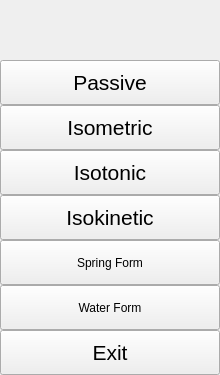
        <widget class="QFrame" name="leftMenuBg">
         <property name="minimumSize">
          <size>
           <width>220</width>
           <height>0</height>
          </size>
         </property>
         <property name="maximumSize">
          <size>
           <width>220</width>
           <height>16777215</height>
          </size>
         </property>
         <property name="frameShape">
          <enum>QFrame::NoFrame</enum>
         </property>
         <property name="frameShadow">
          <enum>QFrame::Raised</enum>
         </property>
         <layout class="QVBoxLayout" name="verticalLayout_3">
          <property name="spacing">
           <number>0</number>
          </property>
          <property name="leftMargin">
           <number>0</number>
          </property>
          <property name="topMargin">
           <number>0</number>
          </property>
          <property name="rightMargin">
           <number>0</number>
          </property>
          <property name="bottomMargin">
           <number>0</number>
          </property>
          <item>
           <widget class="QFrame" name="topLogoInfo">
            <property name="minimumSize">
             <size>
              <width>0</width>
              <height>60</height>
             </size>
            </property>
            <property name="maximumSize">
             <size>
              <width>16777215</width>
              <height>60</height>
             </size>
            </property>
            <property name="frameShape">
             <enum>QFrame::NoFrame</enum>
            </property>
            <property name="frameShadow">
             <enum>QFrame::Raised</enum>
            </property>
            <widget class="QFrame" name="topLogo">
             <property name="geometry">
              <rect>
               <x>10</x>
               <y>5</y>
               <width>210</width>
               <height>60</height>
              </rect>
             </property>
             <property name="minimumSize">
              <size>
               <width>210</width>
               <height>60</height>
              </size>
             </property>
             <property name="maximumSize">
              <size>
               <width>210</width>
               <height>60</height>
              </size>
             </property>
             <property name="frameShape">
              <enum>QFrame::NoFrame</enum>
             </property>
             <property name="frameShadow">
              <enum>QFrame::Raised</enum>
             </property>
            </widget>
           </widget>
          </item>
          <item>
           <widget class="QFrame" name="leftMenuFrame">
            <property name="frameShape">
             <enum>QFrame::NoFrame</enum>
            </property>
            <property name="frameShadow">
             <enum>QFrame::Raised</enum>
            </property>
            <layout class="QVBoxLayout" name="verticalMenuLayout">
             <property name="spacing">
              <number>0</number>
             </property>
             <property name="leftMargin">
              <number>0</number>
             </property>
             <property name="topMargin">
              <number>0</number>
             </property>
             <property name="rightMargin">
              <number>0</number>
             </property>
             <property name="bottomMargin">
              <number>0</number>
             </property>
             <item alignment="Qt::AlignTop">
              <widget class="QFrame" name="topMenu">
               <property name="frameShape">
                <enum>QFrame::NoFrame</enum>
               </property>
               <property name="frameShadow">
                <enum>QFrame::Raised</enum>
               </property>
               <layout class="QVBoxLayout" name="verticalLayout_8">
                <property name="spacing">
                 <number>0</number>
                </property>
                <property name="leftMargin">
                 <number>0</number>
                </property>
                <property name="topMargin">
                 <number>0</number>
                </property>
                <property name="rightMargin">
                 <number>0</number>
                </property>
                <property name="bottomMargin">
                 <number>0</number>
                </property>
                <item>
                 <widget class="QPushButton" name="btn_Passive">
                  <property name="sizePolicy">
                   <sizepolicy hsizetype="Expanding" vsizetype="Fixed">
                    <horstretch>0</horstretch>
                    <verstretch>0</verstretch>
                   </sizepolicy>
                  </property>
                  <property name="minimumSize">
                   <size>
                    <width>0</width>
                    <height>45</height>
                   </size>
                  </property>
                  <property name="font">
                   <font>
                    <pointsize>16</pointsize>
                    <italic>false</italic>
                    <bold>false</bold>
                   </font>
                  </property>
                  <property name="cursor">
                   <cursorShape>PointingHandCursor</cursorShape>
                  </property>
                  <property name="layoutDirection">
                   <enum>Qt::LeftToRight</enum>
                  </property>
                  <property name="styleSheet">
                   <string notr="true">/*background-image: url(:/icons/images/icons/cil-home.png);*/
border-bottom: 1px solid rgb(40, 44, 52);</string>
                  </property>
                  <property name="text">
                   <string>Passive</string>
                  </property>
                 </widget>
                </item>
                <item>
                 <widget class="QPushButton" name="btn_Isometric">
                  <property name="sizePolicy">
                   <sizepolicy hsizetype="Expanding" vsizetype="Fixed">
                    <horstretch>0</horstretch>
                    <verstretch>0</verstretch>
                   </sizepolicy>
                  </property>
                  <property name="minimumSize">
                   <size>
                    <width>0</width>
                    <height>45</height>
                   </size>
                  </property>
                  <property name="font">
                   <font>
                    <pointsize>16</pointsize>
                    <italic>false</italic>
                    <bold>false</bold>
                   </font>
                  </property>
                  <property name="cursor">
                   <cursorShape>PointingHandCursor</cursorShape>
                  </property>
                  <property name="layoutDirection">
                   <enum>Qt::LeftToRight</enum>
                  </property>
                  <property name="styleSheet">
                   <string notr="true">/*background-image: url(:/icons/images/icons/cil-gamepad.png);*/
border-bottom: 1px solid rgb(40, 44, 52);</string>
                  </property>
                  <property name="text">
                   <string>Isometric</string>
                  </property>
                 </widget>
                </item>
                <item>
                 <widget class="QPushButton" name="btn_Isotonic">
                  <property name="sizePolicy">
                   <sizepolicy hsizetype="Expanding" vsizetype="Fixed">
                    <horstretch>0</horstretch>
                    <verstretch>0</verstretch>
                   </sizepolicy>
                  </property>
                  <property name="minimumSize">
                   <size>
                    <width>0</width>
                    <height>45</height>
                   </size>
                  </property>
                  <property name="font">
                   <font>
                    <pointsize>16</pointsize>
                    <italic>false</italic>
                    <bold>false</bold>
                   </font>
                  </property>
                  <property name="cursor">
                   <cursorShape>PointingHandCursor</cursorShape>
                  </property>
                  <property name="layoutDirection">
                   <enum>Qt::LeftToRight</enum>
                  </property>
                  <property name="styleSheet">
                   <string notr="true">/*background-image: url(:/icons/images/icons/cil-file.png);*/
border-bottom: 1px solid rgb(40, 44, 52);</string>
                  </property>
                  <property name="text">
                   <string>Isotonic</string>
                  </property>
                 </widget>
                </item>
                <item>
                 <widget class="QPushButton" name="btn_Isokinetic">
                  <property name="sizePolicy">
                   <sizepolicy hsizetype="Expanding" vsizetype="Fixed">
                    <horstretch>0</horstretch>
                    <verstretch>0</verstretch>
                   </sizepolicy>
                  </property>
                  <property name="minimumSize">
                   <size>
                    <width>0</width>
                    <height>45</height>
                   </size>
                  </property>
                  <property name="font">
                   <font>
                    <pointsize>16</pointsize>
                    <italic>false</italic>
                    <bold>false</bold>
                   </font>
                  </property>
                  <property name="cursor">
                   <cursorShape>PointingHandCursor</cursorShape>
                  </property>
                  <property name="layoutDirection">
                   <enum>Qt::LeftToRight</enum>
                  </property>
                  <property name="styleSheet">
                   <string notr="true">/*background-image: url(:/icons/images/icons/cil-exit-to-app.png);*/
border-bottom: 1px solid rgb(40, 44, 52);</string>
                  </property>
                  <property name="text">
                   <string>Isokinetic</string>
                  </property>
                 </widget>
                </item>
                <item>
                 <widget class="QPushButton" name="btn_Spring">
                  <property name="sizePolicy">
                   <sizepolicy hsizetype="Expanding" vsizetype="Fixed">
                    <horstretch>0</horstretch>
                    <verstretch>0</verstretch>
                   </sizepolicy>
                  </property>
                  <property name="minimumSize">
                   <size>
                    <width>0</width>
                    <height>45</height>
                   </size>
                  </property>
                  <property name="cursor">
                   <cursorShape>PointingHandCursor</cursorShape>
                  </property>
                  <property name="styleSheet">
                   <string notr="true">/*background-image: url(:/icons/images/icons/cil-vertical-align-bottom.png);*/
border-bottom: 1px solid rgb(40, 44, 52);</string>
                  </property>
                  <property name="text">
                   <string>Spring Form</string>
                  </property>
                 </widget>
                </item>
                <item>
                 <widget class="QPushButton" name="btn_Water">
                  <property name="sizePolicy">
                   <sizepolicy hsizetype="Expanding" vsizetype="Fixed">
                    <horstretch>0</horstretch>
                    <verstretch>0</verstretch>
                   </sizepolicy>
                  </property>
                  <property name="minimumSize">
                   <size>
                    <width>0</width>
                    <height>45</height>
                   </size>
                  </property>
                  <property name="cursor">
                   <cursorShape>PointingHandCursor</cursorShape>
                  </property>
                  <property name="styleSheet">
                   <string notr="true">/*background-image: url(:/icons/images/icons/cil-chevron-double-up.png);*/
border-bottom: 1px solid rgb(40, 44, 52);</string>
                  </property>
                  <property name="text">
                   <string>Water Form</string>
                  </property>
                 </widget>
                </item>
                <item>
                 <widget class="QPushButton" name="btn_exit">
                  <property name="sizePolicy">
                   <sizepolicy hsizetype="Expanding" vsizetype="Fixed">
                    <horstretch>0</horstretch>
                    <verstretch>0</verstretch>
                   </sizepolicy>
                  </property>
                  <property name="minimumSize">
                   <size>
                    <width>0</width>
                    <height>45</height>
                   </size>
                  </property>
                  <property name="font">
                   <font>
                    <pointsize>16</pointsize>
                    <italic>false</italic>
                    <bold>false</bold>
                   </font>
                  </property>
                  <property name="cursor">
                   <cursorShape>PointingHandCursor</cursorShape>
                  </property>
                  <property name="layoutDirection">
                   <enum>Qt::LeftToRight</enum>
                  </property>
                  <property name="styleSheet">
                   <string notr="true">/*background-image: url(:/icons/images/icons/cil-x.png);</string>
                  </property>
                  <property name="text">
                   <string>Exit</string>
                  </property>
                 </widget>
                </item>
               </layout>
              </widget>
             </item>
            </layout>
           </widget>
          </item>
         </layout>
        </widget>
